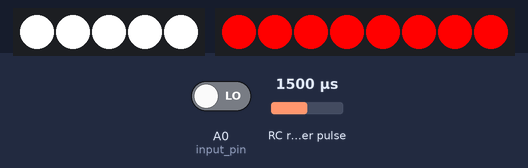
Bench run of a sketch on a simulated Arduino Uno, built with avr-gcc and run on an emulated ATmega328P. Shown: 5 RGB LEDs in strip order, left to right, 8 RGB LEDs in strip order, left to right. Wiring (inferred from the names in the program): RC receiver channel: data A1. Inputs (shaded band) come from the test bench; at power-on: RC receiver pulse 1500 µs, A0 (input_pin) LOW.

Above: at 1.6 s.
1.7 s: RC receiver pulse (sensor on A1) set to 1208 µs
3.2 s: RC receiver pulse (sensor on A1) set to 1185 µs
At 4.5 s:
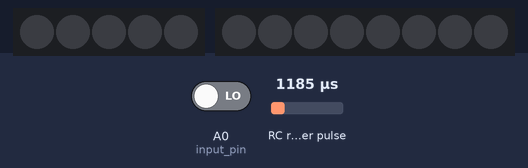
5.7 s: RC receiver pulse (sensor on A1) set to 1250 µs
At 6.8 s:
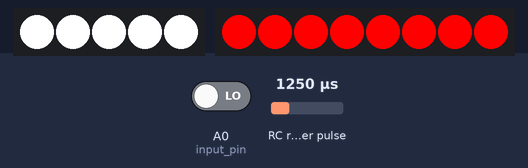
7.8 s: RC receiver pulse (sensor on A1) set to 1020 µs
At 9.1 s:
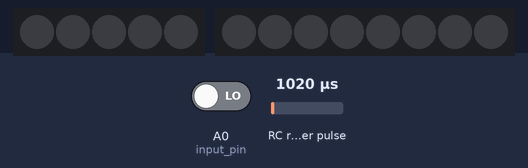
Timing chart, 0 to 10.8 s (numbered marks = the images above; inputs shaded):
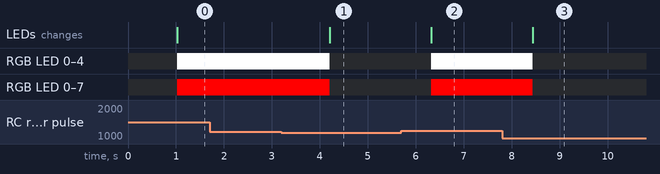

Measured:
- the behaviour switches between 1200 and 1199 µs on RC receiver pulse (sensor on A1) (found by bisection; images 0 and 1)
- after the input at 1.7 s, every drawn part: stays the same
- after the input at 3.2 s, RGB LED 0–4: RGB(255, 255, 255) → off after 1.0 s; RGB LED 0–7: RGB(255, 0, 0) → off after 1.0 s; the LEDs: change after 1.0 s (image 1)
- after the input at 5.7 s, RGB LED 0–4: off → RGB(255, 255, 255) after 0.62 s; RGB LED 0–7: off → RGB(255, 0, 0) after 0.62 s; the LEDs: change after 0.62 s (image 2)
- after the input at 7.8 s, RGB LED 0–4: RGB(255, 255, 255) → off after 0.64 s; RGB LED 0–7: RGB(255, 0, 0) → off after 0.64 s; the LEDs: change after 0.64 s (image 3)

The sketch:

Light_Control.ino
```cpp
//open source esk8 brake light controller by Mich21050//

#define FASTLED_ALLOW_INTERRUPTS 1
#include "FastLED.h"
#include "config.h"
CRGB front[num_front];
CRGB back[num_back];
#define input_pin  A0
int pwm_value;
#define front_pin 5
#define back_pin 6
#define ch3 A1
int ch3_value;

void setup() {
  pinMode(input_pin, INPUT);
  FastLED.addLeds<NEOPIXEL, front_pin>(front, num_front);
  FastLED.addLeds<NEOPIXEL, back_pin>(back, num_back);
  pinMode(ch3, INPUT);
}

void loop() {
  pwm_value = pulseIn(input_pin, HIGH);
  ch3_value = pulseIn(ch3, HIGH);

  bool ch3_on = (ch3_value > threshold_ch3);
  bool braking = (pwm_value < threshold);                        //correct here if necesarry//
  bool front_light_on = ch3_on;
  bool brake_light_on = (ch3_on && braking);

  if(front_light_on){
  fill_solid(front, num_front, CRGB::White);
  }
  else{
  fill_solid(front, num_front, CRGB::Black);
  }

  if(brake_light_on){
    fill_solid(back, num_back, CRGB::Red);

  }
  else{
    fill_solid(back, num_back, CRGB::Black);
  }


  FastLED.show();
  delay(50);
}
```

config.h
```cpp
//open source esk8 brake light controller by Mich21050//
//config.h


#define threshold 1474            //insert your number here//
#define num_front 5               //number of leds in the front//
#define num_back 8                //number of leds in the back//
#define threshold_ch3 1200        //insert ch3 trigger value here//
```
